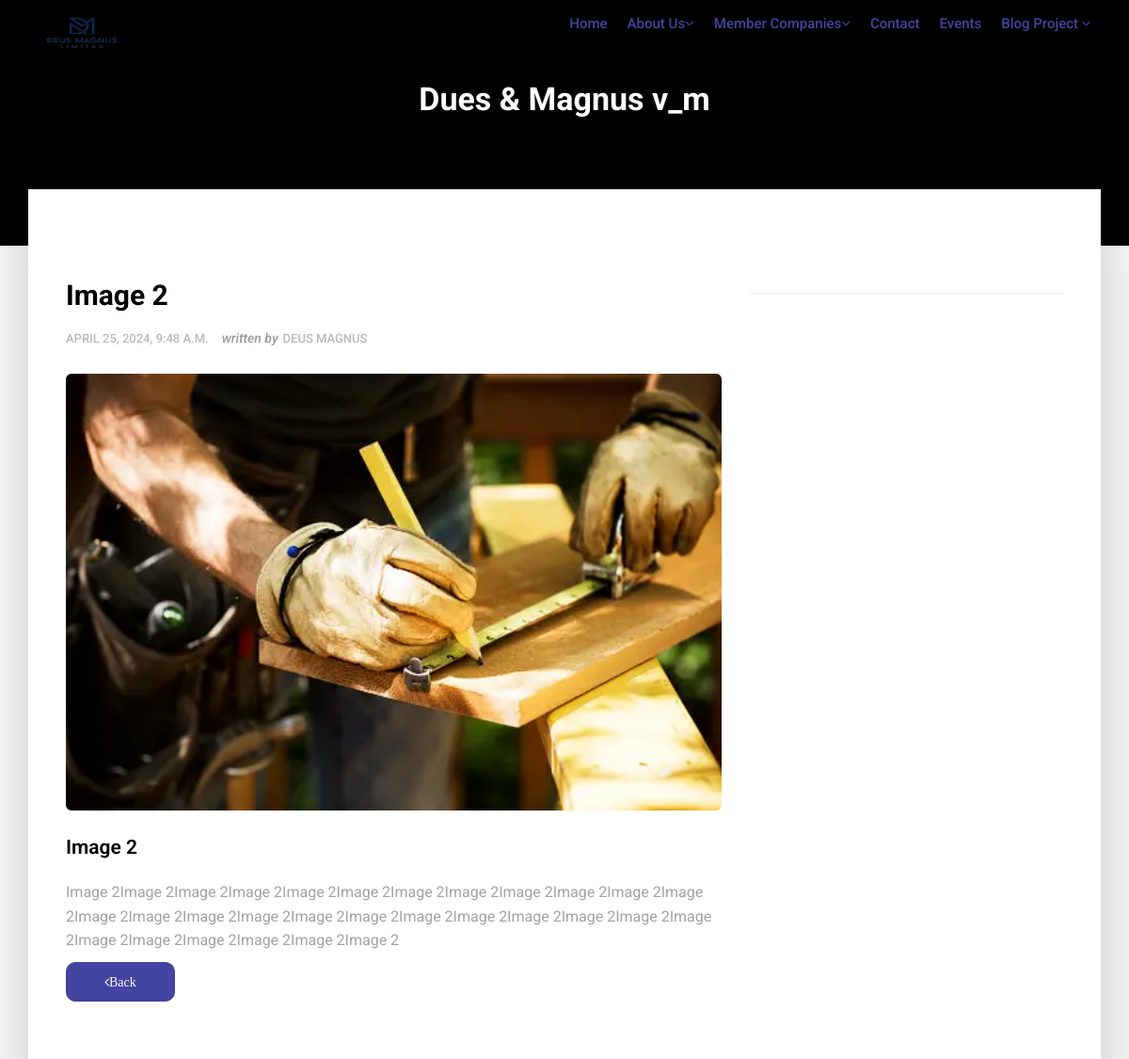
The app's page /sub_video_img/2/ (upper part), older data.
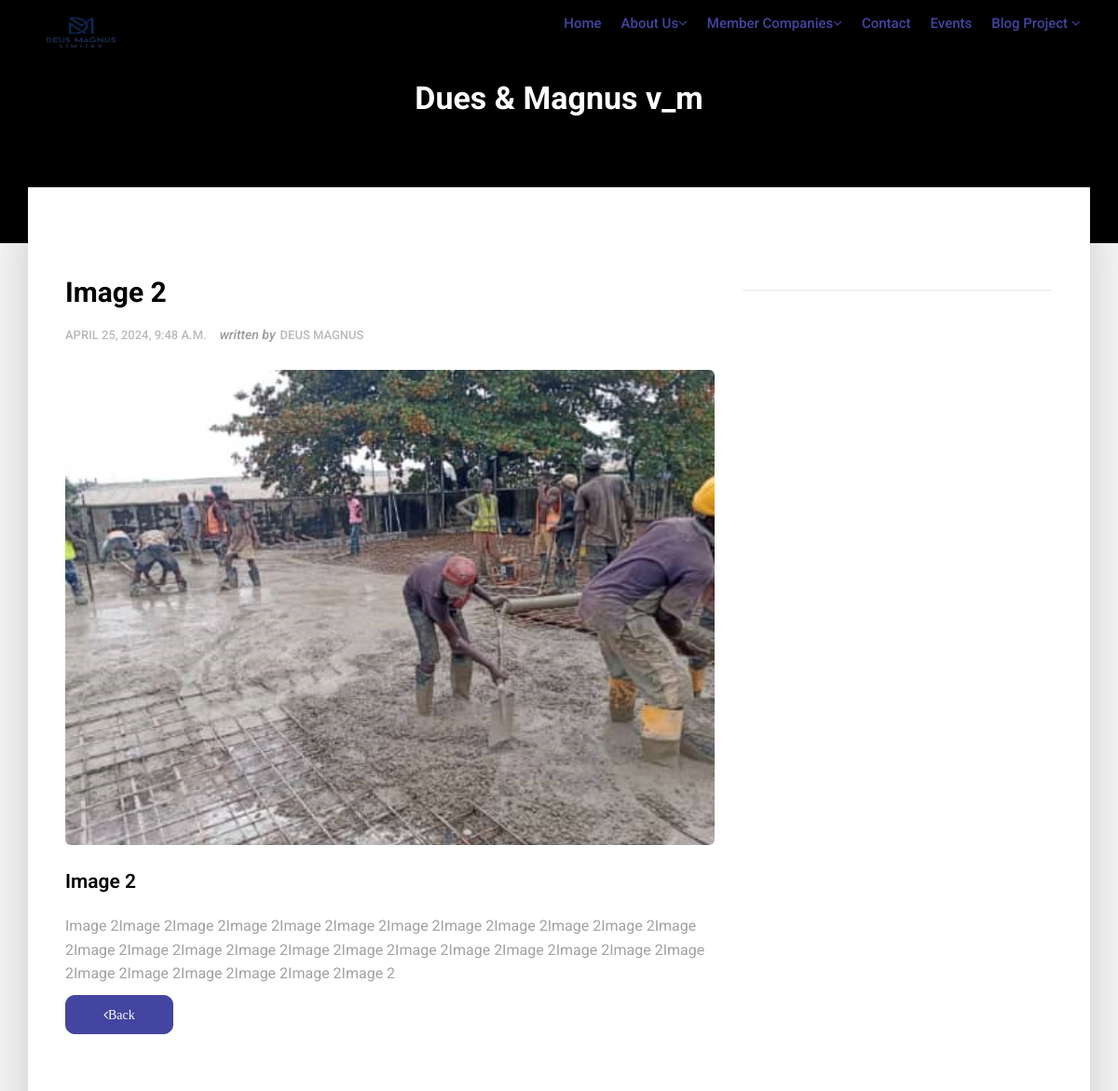
The same page, newer data.
### deus_magnus/models.py (models this page shows, shortened)
class VideoSubImage(models.Model):
    video_sub_title = models.CharField(max_length=200, blank=True, null=True)
    video_sub_description = models.TextField()
    video_sub_slug = models.SlugField (max_length=255,blank=True, null=True)
    video_sub_image = models.ImageField(upload_to='video_sub_images/')
    video_sub_publish_date = models.DateTimeField (auto_now_add= True)
    video_sub_author = models.ForeignKey(User, on_delete=models.CASCADE)
    class Meta:
        ordering =['video_sub_publish_date']

### deus_magnus/views.py (the view, shortened to what this page needs)
# urls.py: path('sub_video_img/<int:pk>/', VideoImageDetailView.as_view(), name="sub_video_img_detail"),
class VideoImageDetailView(DetailView):
    model = VideoSubImage
    template_name = 'deus_magnus/sub_video_img_detail.html'
    context_object_name = 'sub_video_img'

### templates/deus_magnus/sub_video_img_detail.html (shortened to what this page needs)
{% extends "base.html" %}
{% load static %}
{% block content%}
<section class="section db p120">
    <div class="container">
        <div class="row">
            <div class="col-md-12">
                <div class="tagline-message page-title text-center">
                    <h3>Dues & Magnus v_m</h3>
                </div>
            </div>
        </div>
    </div>
</section>
<section class="section gb nopadtop">
    <div class="container">
        <div class="boxed">
            <div class="row">
                <div class="col-md-8">
                    <div class="content blog-list">
                        <div class="blog-wrapper clearfix">
                            <div class="blog-meta">
                                <h3>{{ sub_video_img.video_sub_title }}</h3>
                                <ul class="list-inline">
                                    <li>{{ sub_video_img.video_sub_publish_date }}</li>
                                    <li><span>written by</span>Deus Magnus</li>
                                </ul>
                            </div>
                            <div class="blog-media">
                                <img src="{{ sub_video_img.video_sub_image.url }}" alt="" class="img-responsive img-rounded">
                            </div>
                            <div class="blog-desc-big">
                                <p class="lead">{{ sub_video_img.video_sub_title }}</p>
                                <p>{{ sub_video_img.video_sub_description }}</p>
                            </div>
                        </div>
                            <div class="btn-wrapper">
                                <a href="{% url 'home' %}" class="btn btn-primary"style="border-radius: 10px;"><i class="fa fa-angle-left">Back</i></a>
                            </div>
                    </div>
                </div>
                <div class="sidebar col-md-4">
                    <div class="widget clearfix">
                    </div>
                </div>
            </div>
        </div>
    </div>
</section>
{% endblock %}

Row changes from the older to the newer data that the page shows:
changed VideoSubImage "Image 2": video_sub_image: a different picture
